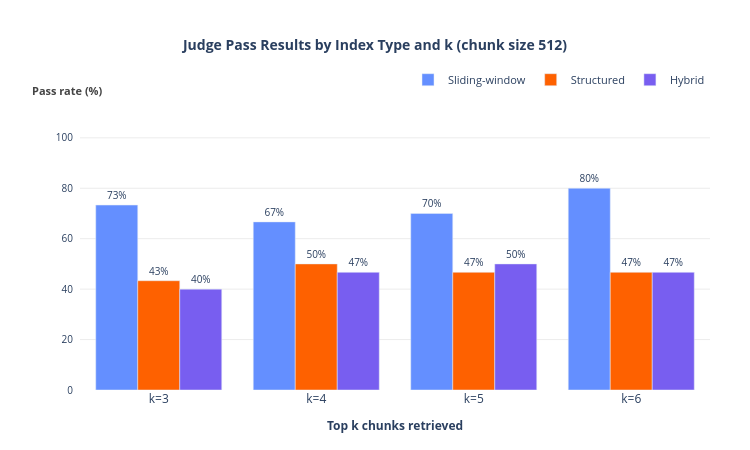
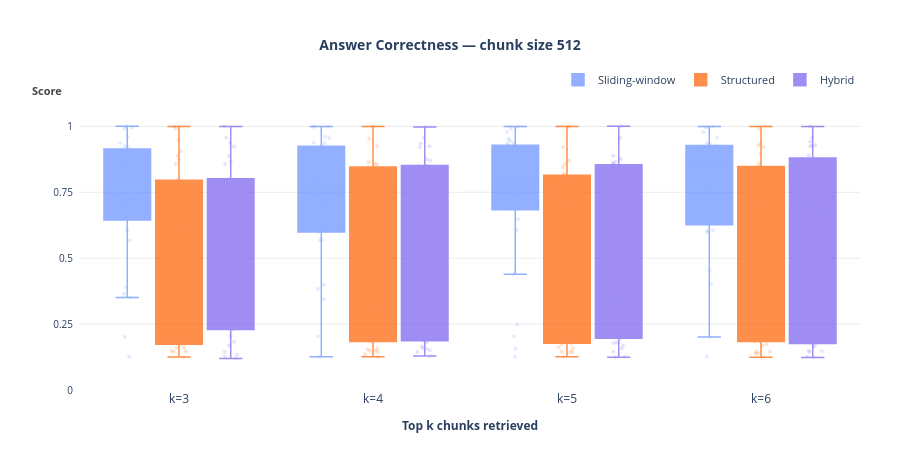
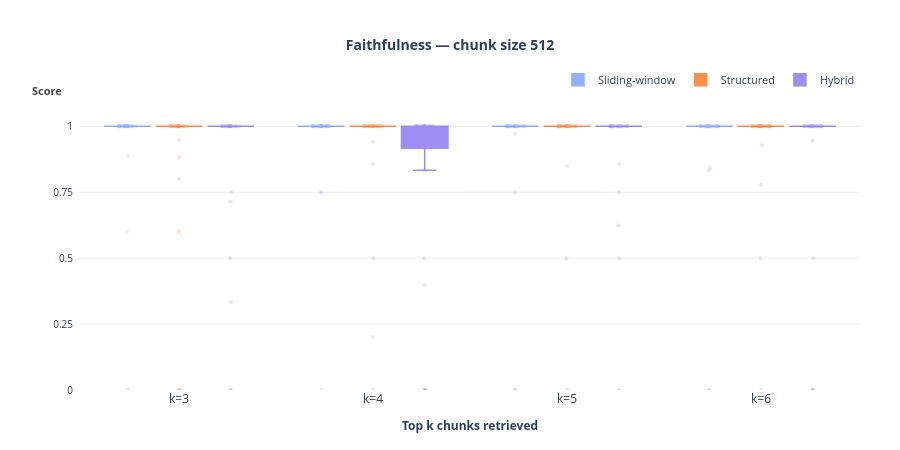
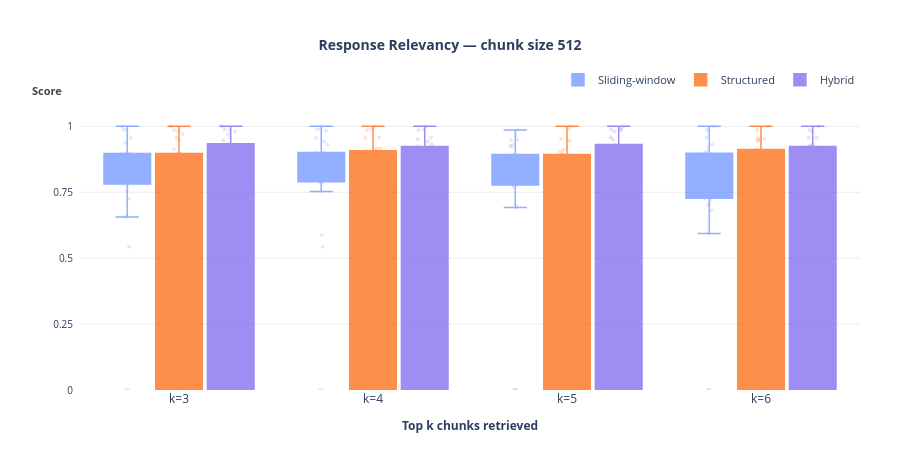

Notebook code for these charts, in order:
### Markdown cell above
# 512

### Code cell
CHUNK_SIZE = 512
df    = load_all_results(chunk_size=CHUNK_SIZE)
stats = pass_stats(df)
means = metric_means(df, ALL_METRICS, filter_absent=True)

plot_pass_rate(stats, PLOTS_DIR / "1_pass_rate.png",
               f"Judge Pass Results by Index Type and k (chunk size {CHUNK_SIZE})", INDEX_LABELS)

for metric in ALL_METRICS:
    plot_single_metric_boxplot(
        df,
        PLOTS_DIR / f"boxplot_{CHUNK_SIZE}_{metric}.png",
        metric,
        INDEX_LABELS,
        f"{metric.replace('_', ' ').title()} — chunk size {CHUNK_SIZE}",
    )

plot_metrics_lines(means, PLOTS_DIR / "2_metrics_lines.png", ALL_METRICS, INDEX_LABELS)

### Figure 1 — Plotly figure (JSON) as saved in the notebook; plotly's stock layout.template omitted (floating-point values rounded to 4 significant figures)
{"data": [{"marker": {"color": "#648FFF"}, "name": "Sliding-window", "text": ["73%", "67%", "70%", "80%"], "textfont": {"size": 10}, "textposition": "outside", "type": "bar", "x": ["k=3", "k=4", "k=5", "k=6"], "y": [73.33, 66.67, 70.0, 80.0]}, {"marker": {"color": "#FE6100"}, "name": "Structured", "text": ["43%", "50%", "47%", "47%"], "textfont": {"size": 10}, "textposition": "outside", "type": "bar", "x": ["k=3", "k=4", "k=5", "k=6"], "y": [43.33, 50.0, 46.67, 46.67]}, {"marker": {"color": "#785EF0"}, "name": "Hybrid", "text": ["40%", "47%", "50%", "47%"], "textfont": {"size": 10}, "textposition": "outside", "type": "bar", "x": ["k=3", "k=4", "k=5", "k=6"], "y": [40.0, 46.67, 50.0, 46.67]}], "layout": {"annotations": [{"font": {"color": "#444", "size": 11}, "showarrow": false, "text": "<b>Pass rate (%)</b>", "x": 0.04, "xanchor": "right", "xref": "paper", "y": 1, "yanchor": "bottom", "yref": "paper"}], "barmode": "group", "height": 450, "legend": {"font": {"size": 11}, "orientation": "h", "x": 1, "xanchor": "right", "y": 1.02, "yanchor": "bottom"}, "margin": {"b": 60, "l": 80, "r": 40, "t": 100}, "paper_bgcolor": "white", "plot_bgcolor": "white", "title": {"font": {"size": 14, "weight": "bold"}, "text": "Judge Pass Results by Index Type and k (chunk size 512)", "x": 0.5, "xanchor": "center"}, "width": 750, "xaxis": {"linecolor": "rgba(0,0,0,0.5)", "linewidth": 1, "showline": false, "tickangle": 0, "tickfont": {"size": 12}, "title": {"font": {"size": 12}, "text": "<b>Top k chunks retrieved</b>"}}, "yaxis": {"gridcolor": "rgba(0,0,0,0.08)", "gridwidth": 1, "linecolor": "rgba(0,0,0,0.5)", "linewidth": 1, "range": [0, 115], "showgrid": true, "showline": false, "tickfont": {"size": 10}, "ticklabelstandoff": 6, "tickvals": [0, 20, 40, 60, 80, 100]}}}

### Figure 2 — Plotly figure (JSON) as saved in the notebook; plotly's stock layout.template omitted (floating-point values rounded to 4 significant figures)
{"data": [{"boxmean": false, "boxpoints": "all", "fillcolor": "#648FFF", "jitter": 0.4, "legendgroup": "Sliding-window", "line": {"color": "#648FFF", "width": 1.5}, "marker": {"color": "#648FFF", "line": {"width": 0}, "opacity": 0.25, "size": 4}, "name": "Sliding-window", "opacity": 0.7, "pointpos": 0, "showlegend": true, "type": "box", "x": ["k=3", "k=3", "k=3", "k=3", "k=3", "k=3", "k=3", "k=3", "k=3", "k=3", "k=3", "k=3", "k=3", "k=3", "k=3", "k=3", "k=3", "k=3", "k=3", "k=3", "k=3", "k=3", "k=3", "k=3", "k=3", "k=3", "k=3", "k=3", "k=4", "k=4", "k=4", "k=4", "k=4", "k=4", "k=4", "k=4", "k=4", "k=4", "k=4", "k=4", "k=4", "k=4", "k=4", "k=4", "k=4", "k=4", "k=4", "k=4", "k=4", "k=4", "k=4", "k=4", "k=4", "k=4", "k=4", "k=4", "k=4", "k=4", "k=5", "k=5", "k=5", "k=5", "k=5", "k=5", "k=5", "k=5", "k=5", "k=5", "k=5", "k=5", "k=5", "k=5", "k=5", "k=5", "k=5", "k=5", "k=5", "k=5", "k=5", "k=5", "k=5", "k=5", "k=5", "k=5", "k=5", "k=5", "k=5", "k=6", "k=6", "k=6", "k=6", "k=6", "k=6", "k=6", "k=6", "k=6", "k=6", "k=6", "k=6", "k=6", "k=6", "k=6", "k=6", "k=6", "k=6", "k=6", "k=6", "k=6", "k=6", "k=6", "k=6", "k=6", "k=6", "k=6", "k=6", "k=6"], "y": [0.7144, 0.8507, 0.8548, 0.7225, 0.6954, 0.1274, 0.9205, 0.9362, 0.9078, 0.7243, 0.5682, 0.8069, 1, 0.9921, 0.2009, 0.9607, 0.9955, 0.8662, 0.3897, 0.6841, 0.3648, 0.3512, 0.701, 0.8386, 0.9242, 0.6064, 0.7451, 0.7863, 0.7144, 0.8509, 0.6866, 0.6671, 0.7954, 0.5694, 0.1265, 0.9389, 0.9363, 0.908, 0.5993, 0.3828, 0.5682, 0.9566, 0.9993, 0.9983, 0.2037, 0.9607, 0.9983, 0.8177, 0.3438, 0.6341, 0.7878, 0.3991, 0.701, 0.8842, 0.9248, 0.6064, 0.7451, 0.8348, 0.8144, 0.1574, 0.7511, 0.9355, 0.6954, 0.9459, 0.1263, 0.9258, 0.9363, 0.9074, 0.7243, 0.6485, 0.9528, 0.9993, 0.9923, 0.2037, 0.9215, 0.9783, 0.7782, 0.8008, 0.7777, 0.4394, 0.2481, 0.701, 0.9147, 0.9137, 0.6064, 0.7451, 0.865, 0.7144, 0.8604, 0.8548, 0.8535, 0.4544, 0.7738, 0.1268, 0.9302, 0.9356, 0.927, 0.5993, 0.9969, 0.9566, 0.9995, 0.9973, 0.2009, 0.9215, 0.9784, 0.7705, 0.8395, 0.6341, 0.6024, 0.4007, 0.701, 0.8989, 0.8569, 0.6064, 0.8103, 0.8648]}, {"boxmean": false, "boxpoints": "all", "fillcolor": "#FE6100", "jitter": 0.4, "legendgroup": "Structured", "line": {"color": "#FE6100", "width": 1.5}, "marker": {"color": "#FE6100", "line": {"width": 0}, "opacity": 0.25, "size": 4}, "name": "Structured", "opacity": 0.7, "pointpos": 0, "showlegend": true, "type": "box", "x": ["k=3", "k=3", "k=3", "k=3", "k=3", "k=3", "k=3", "k=3", "k=3", "k=3", "k=3", "k=3", "k=3", "k=3", "k=3", "k=3", "k=3", "k=3", "k=3", "k=3", "k=3", "k=3", "k=3", "k=3", "k=3", "k=3", "k=3", "k=3", "k=3", "k=3", "k=4", "k=4", "k=4", "k=4", "k=4", "k=4", "k=4", "k=4", "k=4", "k=4", "k=4", "k=4", "k=4", "k=4", "k=4", "k=4", "k=4", "k=4", "k=4", "k=4", "k=4", "k=4", "k=4", "k=4", "k=4", "k=4", "k=4", "k=4", "k=4", "k=4", "k=5", "k=5", "k=5", "k=5", "k=5", "k=5", "k=5", "k=5", "k=5", "k=5", "k=5", "k=5", "k=5", "k=5", "k=5", "k=5", "k=5", "k=5", "k=5", "k=5", "k=5", "k=5", "k=5", "k=5", "k=5", "k=5", "k=5", "k=5", "k=5", "k=5", "k=6", "k=6", "k=6", "k=6", "k=6", "k=6", "k=6", "k=6", "k=6", "k=6", "k=6", "k=6", "k=6", "k=6", "k=6", "k=6", "k=6", "k=6", "k=6", "k=6", "k=6", "k=6", "k=6", "k=6", "k=6", "k=6", "k=6", "k=6", "k=6", "k=6"], "y": [0.1737, 0.5049, 0.7051, 0.1462, 0.7954, 0.7667, 0.1256, 0.9476, 0.1481, 0.8889, 0.2015, 0.1614, 0.465, 0.1449, 0.9995, 0.9923, 0.1908, 0.1603, 0.1825, 0.6254, 0.1833, 0.6341, 0.873, 0.3701, 0.2078, 0.9068, 0.8569, 0.2291, 0.1841, 0.173, 0.1534, 0.8575, 0.8553, 0.1476, 0.795, 0.7735, 0.1265, 0.9526, 0.1488, 0.8201, 0.2015, 0.1568, 0.5742, 0.1449, 0.9995, 0.9985, 0.1879, 0.1837, 0.1875, 0.6792, 0.4175, 0.6341, 0.8454, 0.3289, 0.701, 0.8635, 0.9242, 0.2291, 0.1951, 0.1359, 0.1465, 0.8145, 0.857, 0.1571, 0.6954, 0.7995, 0.1265, 0.922, 0.1431, 0.8217, 0.1958, 0.1632, 0.2684, 0.1449, 0.9993, 0.9985, 0.1925, 0.1773, 0.1838, 0.5467, 0.4718, 0.6841, 0.8448, 0.3842, 0.701, 0.6192, 0.8691, 0.2291, 0.1951, 0.173, 0.138, 0.8145, 0.8578, 0.139, 0.5249, 0.7991, 0.1245, 0.9206, 0.145, 0.8481, 0.5015, 0.1679, 0.46, 0.1449, 0.9993, 0.9923, 0.1994, 0.1837, 0.1841, 0.6679, 0.3955, 0.6341, 0.9276, 0.2502, 0.701, 0.897, 0.9351, 0.2291, 0.1951, 0.1731]}, {"boxmean": false, "boxpoints": "all", "fillcolor": "#785EF0", "jitter": 0.4, "legendgroup": "Hybrid", "line": {"color": "#785EF0", "width": 1.5}, "marker": {"color": "#785EF0", "line": {"width": 0}, "opacity": 0.25, "size": 4}, "name": "Hybrid", "opacity": 0.7, "pointpos": 0, "showlegend": true, "type": "box", "x": ["k=3", "k=3", "k=3", "k=3", "k=3", "k=3", "k=3", "k=3", "k=3", "k=3", "k=3", "k=3", "k=3", "k=3", "k=3", "k=3", "k=3", "k=3", "k=3", "k=3", "k=3", "k=3", "k=3", "k=3", "k=3", "k=3", "k=3", "k=3", "k=3", "k=3", "k=4", "k=4", "k=4", "k=4", "k=4", "k=4", "k=4", "k=4", "k=4", "k=4", "k=4", "k=4", "k=4", "k=4", "k=4", "k=4", "k=4", "k=4", "k=4", "k=4", "k=4", "k=4", "k=4", "k=4", "k=4", "k=4", "k=4", "k=4", "k=4", "k=4", "k=5", "k=5", "k=5", "k=5", "k=5", "k=5", "k=5", "k=5", "k=5", "k=5", "k=5", "k=5", "k=5", "k=5", "k=5", "k=5", "k=5", "k=5", "k=5", "k=5", "k=5", "k=5", "k=5", "k=5", "k=5", "k=5", "k=5", "k=5", "k=5", "k=5", "k=6", "k=6", "k=6", "k=6", "k=6", "k=6", "k=6", "k=6", "k=6", "k=6", "k=6", "k=6", "k=6", "k=6", "k=6", "k=6", "k=6", "k=6", "k=6", "k=6", "k=6", "k=6", "k=6", "k=6", "k=6", "k=6", "k=6", "k=6", "k=6"], "y": [0.1191, 0.1333, 0.3103, 0.4006, 0.795, 0.7669, 0.1268, 0.1451, 0.9362, 0.8877, 0.6738, 0.4644, 0.801, 0.9566, 0.9996, 0.1684, 0.2037, 0.797, 0.1828, 0.8572, 0.2954, 0.6341, 0.4394, 0.4134, 0.701, 0.8657, 0.924, 0.2291, 0.4411, 0.5343, 0.1557, 0.1577, 0.6879, 0.1506, 0.7954, 0.7795, 0.1292, 0.1445, 0.9362, 0.8213, 0.7243, 0.5933, 0.851, 0.9566, 0.9977, 0.1651, 0.1795, 0.9215, 0.1869, 0.8695, 0.3481, 0.6841, 0.7899, 0.383, 0.6912, 0.8743, 0.9242, 0.2291, 0.6411, 0.8517, 0.1243, 0.1577, 0.8548, 0.3428, 0.6954, 0.8004, 0.1265, 0.1451, 0.8282, 0.8366, 0.5993, 0.5319, 0.8619, 0.9566, 1, 0.1684, 0.179, 0.8884, 0.178, 0.8559, 0.775, 0.6841, 0.7899, 0.3507, 0.6844, 0.8662, 0.8769, 0.226, 0.1963, 0.5343, 0.1266, 0.1645, 0.6866, 0.148, 0.6954, 0.7984, 0.1235, 0.1451, 0.9418, 0.9261, 0.6738, 0.8901, 0.9566, 0.9996, 0.1684, 0.1787, 0.9296, 0.1832, 0.8214, 0.8012, 0.6341, 0.7899, 0.3304, 0.7386, 0.8769, 0.9242, 0.2291, 0.1485, 0.8662]}], "layout": {"annotations": [{"font": {"color": "#444", "size": 11}, "showarrow": false, "text": "<b>Score</b>", "x": -0.02, "xanchor": "right", "xref": "paper", "y": 1, "yanchor": "bottom", "yref": "paper"}], "boxgap": 0.2, "boxgroupgap": 0.1, "boxmode": "group", "height": 450, "legend": {"font": {"size": 11}, "orientation": "h", "x": 1, "xanchor": "right", "y": 1.02, "yanchor": "bottom"}, "margin": {"b": 60, "l": 80, "r": 40, "t": 100}, "paper_bgcolor": "white", "plot_bgcolor": "white", "title": {"font": {"size": 14, "weight": "bold"}, "text": "Answer Correctness — chunk size 512", "x": 0.5, "xanchor": "center"}, "width": 900, "xaxis": {"categoryarray": ["k=3", "k=4", "k=5", "k=6"], "categoryorder": "array", "linecolor": "rgba(0,0,0,0.5)", "linewidth": 1, "showline": false, "tickangle": 0, "tickfont": {"size": 12}, "title": {"font": {"size": 12}, "text": "<b>Top k chunks retrieved</b>"}}, "yaxis": {"gridcolor": "rgba(0,0,0,0.08)", "gridwidth": 1, "linecolor": "rgba(0,0,0,0.5)", "linewidth": 1, "range": [0, 1.1], "showgrid": true, "showline": false, "tickfont": {"size": 10}, "ticklabelstandoff": 6, "tickvals": [0, 0.25, 0.5, 0.75, 1], "title": {"text": ""}}}}

### Figure 3 — Plotly figure (JSON) as saved in the notebook; plotly's stock layout.template omitted (floating-point values rounded to 4 significant figures)
{"data": [{"boxmean": false, "boxpoints": "all", "fillcolor": "#648FFF", "jitter": 0.4, "legendgroup": "Sliding-window", "line": {"color": "#648FFF", "width": 1.5}, "marker": {"color": "#648FFF", "line": {"width": 0}, "opacity": 0.25, "size": 4}, "name": "Sliding-window", "opacity": 0.7, "pointpos": 0, "showlegend": true, "type": "box", "x": ["k=3", "k=3", "k=3", "k=3", "k=3", "k=3", "k=3", "k=3", "k=3", "k=3", "k=3", "k=3", "k=3", "k=3", "k=3", "k=3", "k=3", "k=3", "k=3", "k=3", "k=3", "k=3", "k=3", "k=3", "k=3", "k=3", "k=3", "k=3", "k=3", "k=3", "k=4", "k=4", "k=4", "k=4", "k=4", "k=4", "k=4", "k=4", "k=4", "k=4", "k=4", "k=4", "k=4", "k=4", "k=4", "k=4", "k=4", "k=4", "k=4", "k=4", "k=4", "k=4", "k=4", "k=4", "k=4", "k=4", "k=4", "k=4", "k=4", "k=4", "k=5", "k=5", "k=5", "k=5", "k=5", "k=5", "k=5", "k=5", "k=5", "k=5", "k=5", "k=5", "k=5", "k=5", "k=5", "k=5", "k=5", "k=5", "k=5", "k=5", "k=5", "k=5", "k=5", "k=5", "k=5", "k=5", "k=5", "k=5", "k=5", "k=5", "k=6", "k=6", "k=6", "k=6", "k=6", "k=6", "k=6", "k=6", "k=6", "k=6", "k=6", "k=6", "k=6", "k=6", "k=6", "k=6", "k=6", "k=6", "k=6", "k=6", "k=6", "k=6", "k=6", "k=6", "k=6", "k=6", "k=6", "k=6", "k=6", "k=6"], "y": [1, 1, 1, 1, 1, 1, 1, 1, 1, 1, 1, 1, 1, 1, 1, 1, 1, 1, 1, 1, 0.8889, 1, 1, 0.6, 1, 1, 1, 0, 1, 1, 1, 1, 1, 1, 1, 1, 1, 1, 1, 0.75, 1, 1, 1, 1, 1, 1, 1, 1, 1, 1, 0.75, 1, 1, 1, 1, 1, 1, 0, 1, 1, 1, 1, 1, 1, 1, 1, 1, 1, 1, 1, 1, 0.9722, 1, 1, 1, 1, 1, 1, 0.75, 1, 1, 1, 1, 1, 1, 1, 1, 0, 0, 1, 1, 1, 1, 1, 1, 1, 1, 1, 1, 0.8333, 1, 1, 1, 1, 1, 1, 1, 1, 1, 0.8421, 1, 1, 1, 1, 1, 1, 1, 0, 0, 1]}, {"boxmean": false, "boxpoints": "all", "fillcolor": "#FE6100", "jitter": 0.4, "legendgroup": "Structured", "line": {"color": "#FE6100", "width": 1.5}, "marker": {"color": "#FE6100", "line": {"width": 0}, "opacity": 0.25, "size": 4}, "name": "Structured", "opacity": 0.7, "pointpos": 0, "showlegend": true, "type": "box", "x": ["k=3", "k=3", "k=3", "k=3", "k=3", "k=3", "k=3", "k=3", "k=3", "k=3", "k=3", "k=3", "k=3", "k=3", "k=3", "k=3", "k=3", "k=3", "k=3", "k=3", "k=3", "k=3", "k=3", "k=3", "k=3", "k=3", "k=3", "k=3", "k=3", "k=3", "k=4", "k=4", "k=4", "k=4", "k=4", "k=4", "k=4", "k=4", "k=4", "k=4", "k=4", "k=4", "k=4", "k=4", "k=4", "k=4", "k=4", "k=4", "k=4", "k=4", "k=4", "k=4", "k=4", "k=4", "k=4", "k=4", "k=4", "k=4", "k=4", "k=4", "k=5", "k=5", "k=5", "k=5", "k=5", "k=5", "k=5", "k=5", "k=5", "k=5", "k=5", "k=5", "k=5", "k=5", "k=5", "k=5", "k=5", "k=5", "k=5", "k=5", "k=5", "k=5", "k=5", "k=5", "k=5", "k=5", "k=5", "k=5", "k=5", "k=5", "k=6", "k=6", "k=6", "k=6", "k=6", "k=6", "k=6", "k=6", "k=6", "k=6", "k=6", "k=6", "k=6", "k=6", "k=6", "k=6", "k=6", "k=6", "k=6", "k=6", "k=6", "k=6", "k=6", "k=6", "k=6", "k=6", "k=6", "k=6", "k=6", "k=6"], "y": [1, 1, 0, 1, 1, 1, 1, 1, 1, 0, 1, 1, 1, 1, 1, 1, 1, 1, 1, 0.8824, 0.8, 1, 1, 0.9474, 0.6, 1, 1, 0, 1, 1, 0.2, 1, 1, 1, 1, 1, 1, 1, 1, 1, 1, 1, 1, 1, 1, 1, 1, 1, 1, 0.8571, 1, 1, 1, 0.9412, 1, 1, 1, 0, 1, 0.5, 0, 1, 1, 1, 1, 1, 1, 0.5, 1, 1, 1, 1, 1, 1, 1, 1, 1, 1, 1, 0.85, 1, 1, 1, 1, 1, 1, 1, 0, 1, 1, 1, 1, 1, 1, 1, 1, 1, 0.5, 1, 1, 1, 1, 1, 1, 1, 1, 1, 1, 1, 0.9286, 1, 1, 1, 1, 1, 1, 1, 0, 1, 0.7778]}, {"boxmean": false, "boxpoints": "all", "fillcolor": "#785EF0", "jitter": 0.4, "legendgroup": "Hybrid", "line": {"color": "#785EF0", "width": 1.5}, "marker": {"color": "#785EF0", "line": {"width": 0}, "opacity": 0.25, "size": 4}, "name": "Hybrid", "opacity": 0.7, "pointpos": 0, "showlegend": true, "type": "box", "x": ["k=3", "k=3", "k=3", "k=3", "k=3", "k=3", "k=3", "k=3", "k=3", "k=3", "k=3", "k=3", "k=3", "k=3", "k=3", "k=3", "k=3", "k=3", "k=3", "k=3", "k=3", "k=3", "k=3", "k=3", "k=3", "k=3", "k=3", "k=3", "k=3", "k=3", "k=4", "k=4", "k=4", "k=4", "k=4", "k=4", "k=4", "k=4", "k=4", "k=4", "k=4", "k=4", "k=4", "k=4", "k=4", "k=4", "k=4", "k=4", "k=4", "k=4", "k=4", "k=4", "k=4", "k=4", "k=4", "k=4", "k=4", "k=4", "k=4", "k=4", "k=5", "k=5", "k=5", "k=5", "k=5", "k=5", "k=5", "k=5", "k=5", "k=5", "k=5", "k=5", "k=5", "k=5", "k=5", "k=5", "k=5", "k=5", "k=5", "k=5", "k=5", "k=5", "k=5", "k=5", "k=5", "k=5", "k=5", "k=5", "k=5", "k=5", "k=6", "k=6", "k=6", "k=6", "k=6", "k=6", "k=6", "k=6", "k=6", "k=6", "k=6", "k=6", "k=6", "k=6", "k=6", "k=6", "k=6", "k=6", "k=6", "k=6", "k=6", "k=6", "k=6", "k=6", "k=6", "k=6", "k=6", "k=6", "k=6", "k=6"], "y": [1, 1, 1, 1, 1, 1, 1, 1, 0, 0.75, 1, 1, 1, 1, 1, 1, 1, 1, 1, 1, 0.7143, 1, 1, 0.3333, 1, 1, 1, 0, 0.5, 1, 0.4, 1, 1, 1, 1, 1, 1, 0, 0, 1, 0, 1, 1, 1, 1, 1, 1, 1, 1, 1, 0.8333, 1, 1, 0.9167, 1, 1, 1, 0, 0.5, 1, 1, 1, 1, 1, 1, 1, 1, 0, 1, 0.8571, 1, 1, 1, 1, 1, 1, 1, 1, 1, 1, 0.625, 1, 1, 1, 1, 1, 0.75, 0.5, 1, 1, 1, 1, 1, 1, 1, 1, 1, 0, 0, 1, 1, 1, 1, 1, 1, 1, 1, 1, 1, 1, 1, 1, 1, 0.9474, 1, 1, 1, 0, 0.5, 1]}], "layout": {"annotations": [{"font": {"color": "#444", "size": 11}, "showarrow": false, "text": "<b>Score</b>", "x": -0.02, "xanchor": "right", "xref": "paper", "y": 1, "yanchor": "bottom", "yref": "paper"}], "boxgap": 0.2, "boxgroupgap": 0.1, "boxmode": "group", "height": 450, "legend": {"font": {"size": 11}, "orientation": "h", "x": 1, "xanchor": "right", "y": 1.02, "yanchor": "bottom"}, "margin": {"b": 60, "l": 80, "r": 40, "t": 100}, "paper_bgcolor": "white", "plot_bgcolor": "white", "title": {"font": {"size": 14, "weight": "bold"}, "text": "Faithfulness — chunk size 512", "x": 0.5, "xanchor": "center"}, "width": 900, "xaxis": {"categoryarray": ["k=3", "k=4", "k=5", "k=6"], "categoryorder": "array", "linecolor": "rgba(0,0,0,0.5)", "linewidth": 1, "showline": false, "tickangle": 0, "tickfont": {"size": 12}, "title": {"font": {"size": 12}, "text": "<b>Top k chunks retrieved</b>"}}, "yaxis": {"gridcolor": "rgba(0,0,0,0.08)", "gridwidth": 1, "linecolor": "rgba(0,0,0,0.5)", "linewidth": 1, "range": [0, 1.1], "showgrid": true, "showline": false, "tickfont": {"size": 10}, "ticklabelstandoff": 6, "tickvals": [0, 0.25, 0.5, 0.75, 1], "title": {"text": ""}}}}

### Figure 4 — Plotly figure (JSON) as saved in the notebook; plotly's stock layout.template omitted (floating-point values rounded to 4 significant figures)
{"data": [{"boxmean": false, "boxpoints": "all", "fillcolor": "#648FFF", "jitter": 0.4, "legendgroup": "Sliding-window", "line": {"color": "#648FFF", "width": 1.5}, "marker": {"color": "#648FFF", "line": {"width": 0}, "opacity": 0.25, "size": 4}, "name": "Sliding-window", "opacity": 0.7, "pointpos": 0, "showlegend": true, "type": "box", "x": ["k=3", "k=3", "k=3", "k=3", "k=3", "k=3", "k=3", "k=3", "k=3", "k=3", "k=3", "k=3", "k=3", "k=3", "k=3", "k=3", "k=3", "k=3", "k=3", "k=3", "k=3", "k=3", "k=3", "k=3", "k=3", "k=3", "k=3", "k=3", "k=3", "k=3", "k=4", "k=4", "k=4", "k=4", "k=4", "k=4", "k=4", "k=4", "k=4", "k=4", "k=4", "k=4", "k=4", "k=4", "k=4", "k=4", "k=4", "k=4", "k=4", "k=4", "k=4", "k=4", "k=4", "k=4", "k=4", "k=4", "k=4", "k=4", "k=4", "k=4", "k=5", "k=5", "k=5", "k=5", "k=5", "k=5", "k=5", "k=5", "k=5", "k=5", "k=5", "k=5", "k=5", "k=5", "k=5", "k=5", "k=5", "k=5", "k=5", "k=5", "k=5", "k=5", "k=5", "k=5", "k=5", "k=5", "k=5", "k=5", "k=5", "k=5", "k=6", "k=6", "k=6", "k=6", "k=6", "k=6", "k=6", "k=6", "k=6", "k=6", "k=6", "k=6", "k=6", "k=6", "k=6", "k=6", "k=6", "k=6", "k=6", "k=6", "k=6", "k=6", "k=6", "k=6", "k=6", "k=6", "k=6", "k=6", "k=6", "k=6"], "y": [0.8265, 0.5433, 0.8511, 0.8969, 0.8969, 0.896, 0, 0.7817, 0.7886, 0.8013, 0.7573, 0.6571, 0.7832, 0.8503, 0.9865, 0.9564, 0, 0.8962, 0.7826, 0.874, 0.9376, 1, 0.8981, 0.7259, 0.8602, 0.6558, 0.8083, 0.9884, 0.8094, 0.8191, 0.8265, 0.5433, 0.7866, 0.8188, 0.8936, 0.8866, 0, 0.8325, 0.81, 0.8402, 0.8778, 0.9572, 0.7884, 0.931, 0.9888, 0.9009, 0, 0.9426, 0.7532, 0.9838, 0.9012, 1, 0.8248, 0.8601, 0.8602, 0.5866, 0.7901, 0.9884, 0.8094, 0.8191, 0.8265, 0, 0.8139, 0.7917, 0.8936, 0.9481, 0, 0.7863, 0.8149, 0.8013, 0.8376, 0.6961, 0.9217, 0.9295, 0.926, 0.9479, 0, 0.964, 0.8094, 0.8223, 0.6923, 0.8169, 0.7754, 0.8768, 0.8602, 0.7705, 0.7779, 0.9862, 0.7888, 0.8191, 0.8265, 0.5935, 0.8511, 0.8911, 0.8572, 0.8267, 0, 0.8135, 0.8179, 0.8082, 0.8778, 0.8218, 0.9827, 0.931, 0.9568, 0.9053, 0, 0.9194, 0.701, 0.6805, 0.708, 1, 0.8981, 0.7276, 0.8602, 0.7713, 0.7724, 0.9869, 0.7243, 0.8196]}, {"boxmean": false, "boxpoints": "all", "fillcolor": "#FE6100", "jitter": 0.4, "legendgroup": "Structured", "line": {"color": "#FE6100", "width": 1.5}, "marker": {"color": "#FE6100", "line": {"width": 0}, "opacity": 0.25, "size": 4}, "name": "Structured", "opacity": 0.7, "pointpos": 0, "showlegend": true, "type": "box", "x": ["k=3", "k=3", "k=3", "k=3", "k=3", "k=3", "k=3", "k=3", "k=3", "k=3", "k=3", "k=3", "k=3", "k=3", "k=3", "k=3", "k=3", "k=3", "k=3", "k=3", "k=3", "k=3", "k=3", "k=3", "k=3", "k=3", "k=3", "k=3", "k=3", "k=3", "k=4", "k=4", "k=4", "k=4", "k=4", "k=4", "k=4", "k=4", "k=4", "k=4", "k=4", "k=4", "k=4", "k=4", "k=4", "k=4", "k=4", "k=4", "k=4", "k=4", "k=4", "k=4", "k=4", "k=4", "k=4", "k=4", "k=4", "k=4", "k=4", "k=4", "k=5", "k=5", "k=5", "k=5", "k=5", "k=5", "k=5", "k=5", "k=5", "k=5", "k=5", "k=5", "k=5", "k=5", "k=5", "k=5", "k=5", "k=5", "k=5", "k=5", "k=5", "k=5", "k=5", "k=5", "k=5", "k=5", "k=5", "k=5", "k=5", "k=5", "k=6", "k=6", "k=6", "k=6", "k=6", "k=6", "k=6", "k=6", "k=6", "k=6", "k=6", "k=6", "k=6", "k=6", "k=6", "k=6", "k=6", "k=6", "k=6", "k=6", "k=6", "k=6", "k=6", "k=6", "k=6", "k=6", "k=6", "k=6", "k=6", "k=6"], "y": [0, 0, 0.61, 0.723, 0.8936, 0.897, 0, 0.8064, 0, 0.9136, 0.787, 0.4058, 0.981, 0, 0.9568, 0.9479, 0, 0, 0, 0.8961, 0.9706, 1, 0.7557, 0.7867, 0, 0.6863, 0.7724, 0.9864, 0, 0, 0, 0.5574, 0.8139, 0.7649, 0.8753, 0.9076, 0, 0.6555, 0, 0.9152, 0.787, 0.9569, 0.9577, 0, 0.9888, 0.9044, 0, 0, 0, 0.9043, 0.9174, 1, 0.7648, 0.7895, 0.8602, 0.734, 0.7724, 0.9864, 0, 0.6676, 0, 0.5574, 0.7871, 0, 0.8936, 0.9468, 0, 0.7646, 0, 0.9102, 0.7416, 0, 0.9528, 0, 0.8946, 0.9044, 0, 0, 0, 0.8511, 0.7593, 1, 0.7991, 0.7987, 0.8602, 0.5866, 0.8809, 0.9888, 0, 0, 0, 0.5574, 0.7889, 0, 0.8978, 0.9517, 0, 0.8283, 0, 0.796, 0.7752, 0, 0.9528, 0, 0.9574, 0.9479, 0, 0, 0, 0.8581, 0.9458, 1, 0.7773, 0.9126, 0.8602, 0.8774, 0.7893, 0.9864, 0, 0]}, {"boxmean": false, "boxpoints": "all", "fillcolor": "#785EF0", "jitter": 0.4, "legendgroup": "Hybrid", "line": {"color": "#785EF0", "width": 1.5}, "marker": {"color": "#785EF0", "line": {"width": 0}, "opacity": 0.25, "size": 4}, "name": "Hybrid", "opacity": 0.7, "pointpos": 0, "showlegend": true, "type": "box", "x": ["k=3", "k=3", "k=3", "k=3", "k=3", "k=3", "k=3", "k=3", "k=3", "k=3", "k=3", "k=3", "k=3", "k=3", "k=3", "k=3", "k=3", "k=3", "k=3", "k=3", "k=3", "k=3", "k=3", "k=3", "k=3", "k=3", "k=3", "k=3", "k=3", "k=3", "k=4", "k=4", "k=4", "k=4", "k=4", "k=4", "k=4", "k=4", "k=4", "k=4", "k=4", "k=4", "k=4", "k=4", "k=4", "k=4", "k=4", "k=4", "k=4", "k=4", "k=4", "k=4", "k=4", "k=4", "k=4", "k=4", "k=4", "k=4", "k=4", "k=4", "k=5", "k=5", "k=5", "k=5", "k=5", "k=5", "k=5", "k=5", "k=5", "k=5", "k=5", "k=5", "k=5", "k=5", "k=5", "k=5", "k=5", "k=5", "k=5", "k=5", "k=5", "k=5", "k=5", "k=5", "k=5", "k=5", "k=5", "k=5", "k=5", "k=5", "k=6", "k=6", "k=6", "k=6", "k=6", "k=6", "k=6", "k=6", "k=6", "k=6", "k=6", "k=6", "k=6", "k=6", "k=6", "k=6", "k=6", "k=6", "k=6", "k=6", "k=6", "k=6", "k=6", "k=6", "k=6", "k=6", "k=6", "k=6", "k=6", "k=6"], "y": [0, 0, 0, 0.7279, 0.8535, 0.9468, 0, 0, 0.7912, 0.8848, 0, 0.9861, 0.9577, 0.9341, 0.926, 0, 0, 0.9809, 0, 0.9687, 0.9196, 1, 0.7754, 0.5357, 0.8602, 0.8981, 0.7724, 0.9888, 0, 0.8208, 0, 0, 0.7889, 0.7279, 0.8969, 0.9503, 0, 0, 0.7861, 0.8876, 0.8376, 0.9237, 0.9577, 0.9326, 0.9888, 0, 0, 0.9426, 0, 0.8419, 0.817, 1, 0.7832, 0.8273, 0.7712, 0.6993, 0.7724, 0.9864, 0, 0.8191, 0, 0, 0.8511, 0, 0.8969, 0.9505, 0, 0, 0.8146, 0.9053, 0.8376, 0.9803, 0.9591, 0.931, 0.9865, 0, 0, 0.9901, 0, 0.8824, 0.7584, 1, 0.7832, 0.8082, 0.7636, 0.6841, 0.7887, 0.9884, 0, 0.8208, 0, 0, 0.7866, 0, 0.8969, 0.9236, 0, 0, 0.7811, 0.8169, 0, 0.9241, 0.9576, 0.931, 0.9574, 0, 0, 0.8697, 0, 0.9198, 0.8445, 1, 0.7832, 0.7262, 0.9799, 0.5866, 0.7483, 0.9864, 0, 0.8202]}], "layout": {"annotations": [{"font": {"color": "#444", "size": 11}, "showarrow": false, "text": "<b>Score</b>", "x": -0.02, "xanchor": "right", "xref": "paper", "y": 1, "yanchor": "bottom", "yref": "paper"}], "boxgap": 0.2, "boxgroupgap": 0.1, "boxmode": "group", "height": 450, "legend": {"font": {"size": 11}, "orientation": "h", "x": 1, "xanchor": "right", "y": 1.02, "yanchor": "bottom"}, "margin": {"b": 60, "l": 80, "r": 40, "t": 100}, "paper_bgcolor": "white", "plot_bgcolor": "white", "title": {"font": {"size": 14, "weight": "bold"}, "text": "Response Relevancy — chunk size 512", "x": 0.5, "xanchor": "center"}, "width": 900, "xaxis": {"categoryarray": ["k=3", "k=4", "k=5", "k=6"], "categoryorder": "array", "linecolor": "rgba(0,0,0,0.5)", "linewidth": 1, "showline": false, "tickangle": 0, "tickfont": {"size": 12}, "title": {"font": {"size": 12}, "text": "<b>Top k chunks retrieved</b>"}}, "yaxis": {"gridcolor": "rgba(0,0,0,0.08)", "gridwidth": 1, "linecolor": "rgba(0,0,0,0.5)", "linewidth": 1, "range": [0, 1.1], "showgrid": true, "showline": false, "tickfont": {"size": 10}, "ticklabelstandoff": 6, "tickvals": [0, 0.25, 0.5, 0.75, 1], "title": {"text": ""}}}}
